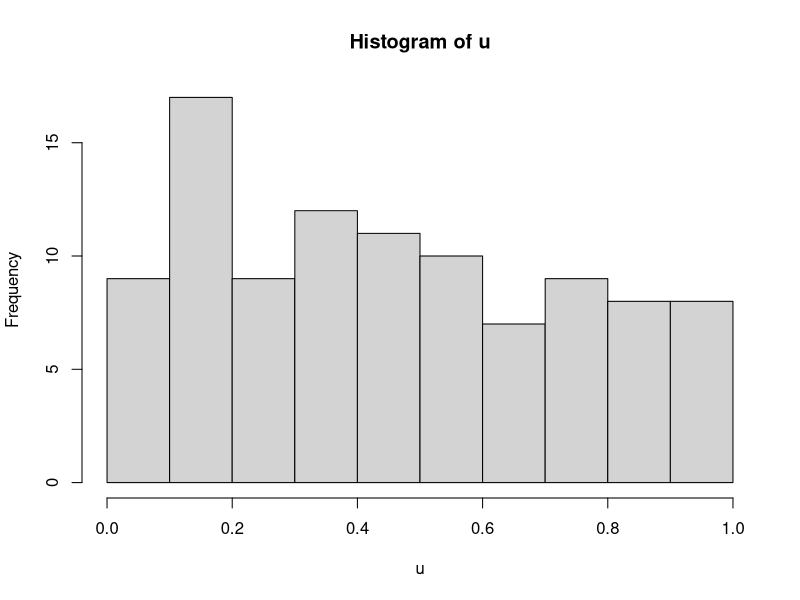
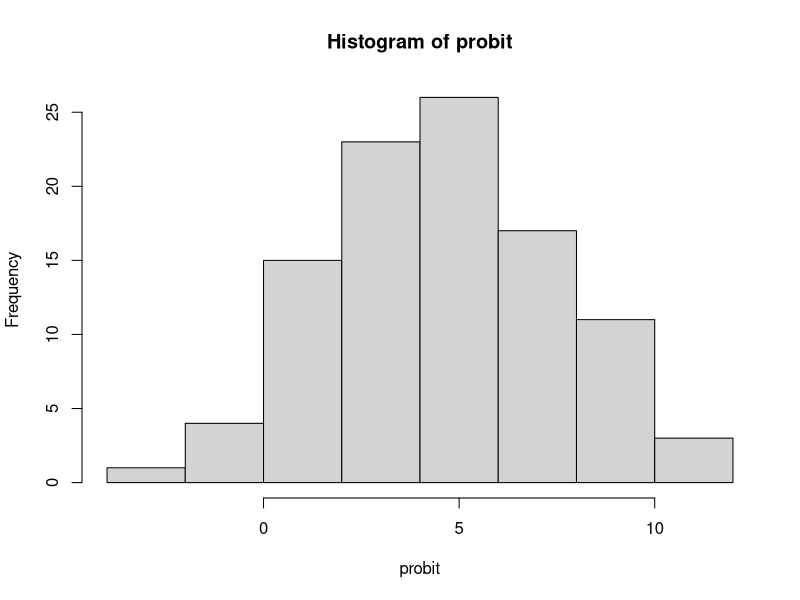

The R source for these figures, in order:
## ---- chunk 1
library(tidyverse)
#library(ggthemr)
#install.packages("ggthemr")
#ggthemr("dust")
theme_bw2 <- function (base_size = 11, base_family = "") {
    theme_grey(base_size = base_size, base_family = base_family) %+replace% 
        theme(#text = element_text(color="black"), 
              panel.background = element_rect(fill = "white", 
            colour = NA), panel.border = element_rect(fill = NA, 
            colour = "black"), panel.grid.major = element_blank(),
            panel.grid.minor = element_blank(),
                strip.background = element_rect(fill = "grey85", 
                colour = "black"), legend.key = element_rect(fill = "white", 
                colour = NA), complete = TRUE)
}

theme_set(theme_bw2(base_size = 24, base_family = "Helvetica")) #preferred by science ##theme_hc())
## ---- chunk 2
u <- runif(n = 100, min = 0, max = 1)
hist(u)
## ---- chunk 3
mu <- 0
sigma <- 1
qnorm(p = u, mean = mu, sd = sigma)
## ---- chunk 4
mu <- 5; sigma <- 3
probit <- qnorm(p = u, mean = mu, sd = sigma)
mean(probit)
sd(probit)
hist(probit)
